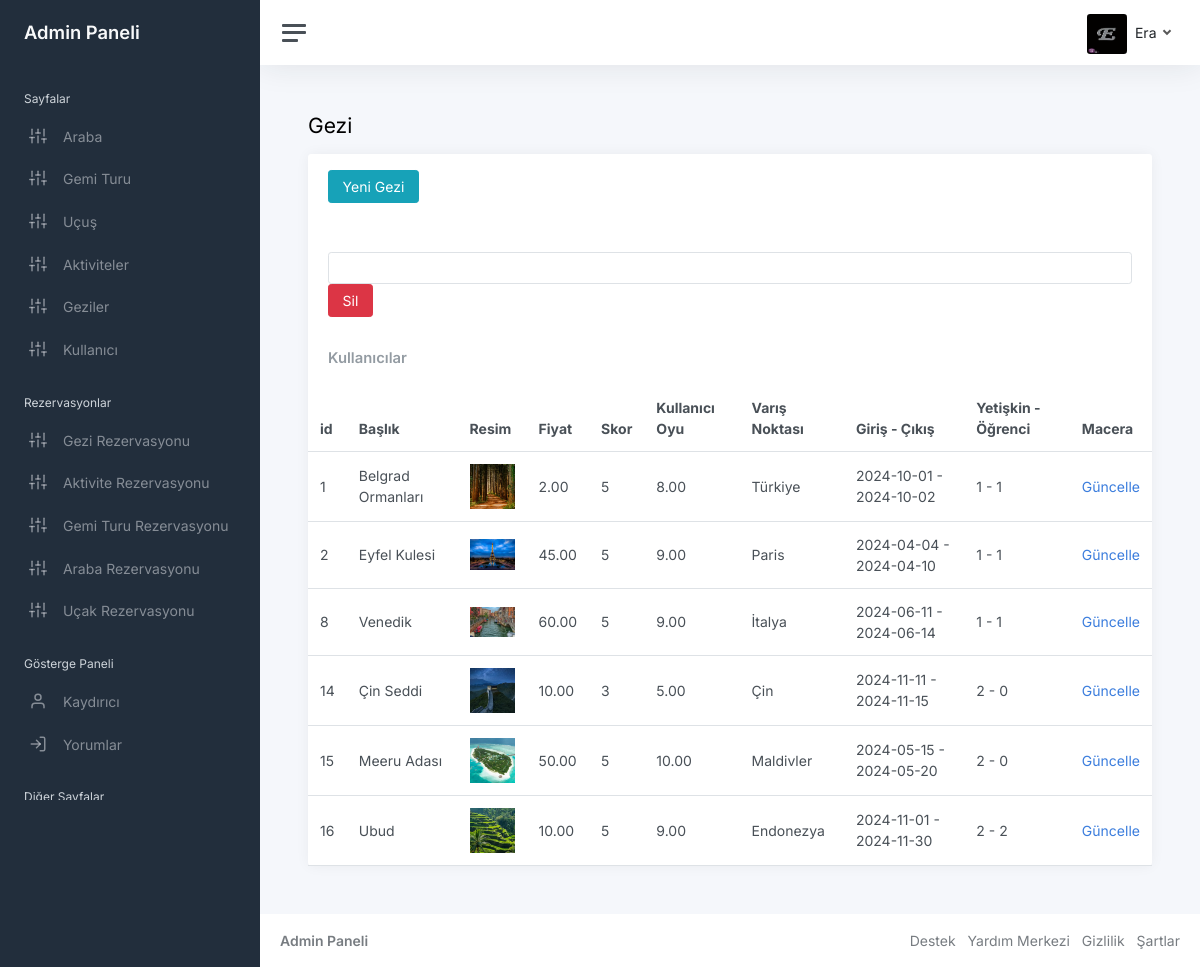
Page /admin/trip.php (signed in) on the committed database.
### tables this page shows
CREATE TABLE `trips` (
  `id` int(11) NOT NULL,
  `title` varchar(200) NOT NULL,
  `image` varchar(200) NOT NULL,
  `price` decimal(4,2) NOT NULL,
  `description` text NOT NULL,
  `score` int(11) NOT NULL,
  `user_rating` decimal(4,2) NOT NULL,
  `destination` varchar(200) NOT NULL,
  `checking` date NOT NULL,
  `checkout` date NOT NULL,
  `adults` int(11) NOT NULL,
  `children` int(11) NOT NULL
);

### admin/trip.php (the view, shortened to what this page needs)
<?php require "includes/header.php"?>
<main class="content">
				<div class="container-fluid p-0">
					<h1 class="h3 mb-3">Gezi</h1>
					<div class="row">
						<div class="col-12">
							<div class="card">
							<div class="card-header">
								<p><a href="trip-add.php">										<button class="btn btn-info">Yeni Gezi</button>
</a> </p>
</div>
							<div class="card-header">
							<form method="post">
							<input type="number" class="form-control" name="id">
<button name="submit"  class="btn btn-danger" type="submit" id="form_submit_button" class="form_submit_button button trans_200">Sil<span></span><span></span><span></span></button>
								</div>
								<div class="card-header">
									<h5 class="card-title mb-0">Kullanıcılar</h5>
								</div>
								<table class="table table-hover my-0">
									<thead>
										<tr>
										<th class="d-none d-md-table-cell">id</th>
											<th>Başlık</th>
											<th class="d-none d-xl-table-cell">Resim</th>
											<th class="d-none d-xl-table-cell">Fiyat</th>
											<th>Skor</th>
                                            <th>Kullanıcı Oyu</th>
                                            <th> Varış Noktası</th>
                                            <th> Giriş - Çıkış </th>
                                            <th> Yetişkin - Öğrenci </th>
											<th class="d-none d-md-table-cell">Macera</th>
										</tr>
									</thead>
									<tbody>
<?php
try {
    $stmt= $conn->prepare("SELECT * FROM trips");
    $stmt ->execute();
    while($row = $stmt->fetch(PDO::FETCH_ASSOC)){
?>
										<tr>
										<td><?php echo $row["id"]; ?></td>
											<td><?php echo $row["title"]; ?></td>
											<td class="d-none d-xl-table-cell"><img style="width: 45px" src="<?php echo $row["image"]; ?>"> </td>
											<td class="d-none d-xl-table-cell"><?php echo $row["price"]; ?></td>
                                            <td class="d-none d-xl-table-cell"><?php echo $row["score"]; ?></td>
                                            <td class="d-none d-xl-table-cell"><?php echo $row["user_rating"]; ?></td>
                                            <td class="d-none d-xl-table-cell"><?php echo $row["destination"]; ?></td>
                                            <td class="d-none d-xl-table-cell"><?php echo $row["checking"]; ?> - <?php echo $row["checkout"]; ?> </td>
                                            <td class="d-none d-xl-table-cell"><?php echo $row["adults"]; ?> -  <?php echo $row["children"]; ?> </td>
											<td class="d-none d-md-table-cell"><a href="trip-update.php?id=<?php echo $row["id"]; ?>">Güncelle</a></td>
										</tr>
                                <?php
    }
}
catch(PDOException $e)
{
    echo "Error" .$e->getMessage();
}
                                ?>
									</tbody>
								</table>
							</div>
						</div>
					</div>
				</div>
			</main>
<?php require "includes/footer.php"?>

### rows in the picture
trips: id "1", title "Belgrad Ormanları", image (picture), price "2.00", score "5", user_rating "8.00", destination "Türkiye", checking "2024-10-01", checkout "2024-10-02", adults "1", children "1"
trips: id "2", title "Eyfel Kulesi", image (picture), price "45.00", score "5", user_rating "9.00", destination "Paris", checking "2024-04-04", checkout "2024-04-10", adults "1", children "1"
trips: id "8", title "Venedik", image (picture), price "60.00", score "5", user_rating "9.00", destination "İtalya", checking "2024-06-11", checkout "2024-06-14", adults "1", children "1"
trips: id "14", title "Çin Seddi", image (picture), price "10.00", score "3", user_rating "5.00", destination "Çin", checking "2024-11-11", checkout "2024-11-15", adults "2", children "0"
trips: id "15", title "Meeru Adası", image (picture), price "50.00", score "5", user_rating "10.00", destination "Maldivler", checking "2024-05-15", checkout "2024-05-20", adults "2", children "0"
trips: id "16", title "Ubud", image (picture), price "10.00", score "5", user_rating "9.00", destination "Endonezya", checking "2024-11-01", checkout "2024-11-30", adults "2", children "2"

### other values in the picture
$_SESSION['admin'] "Era"
